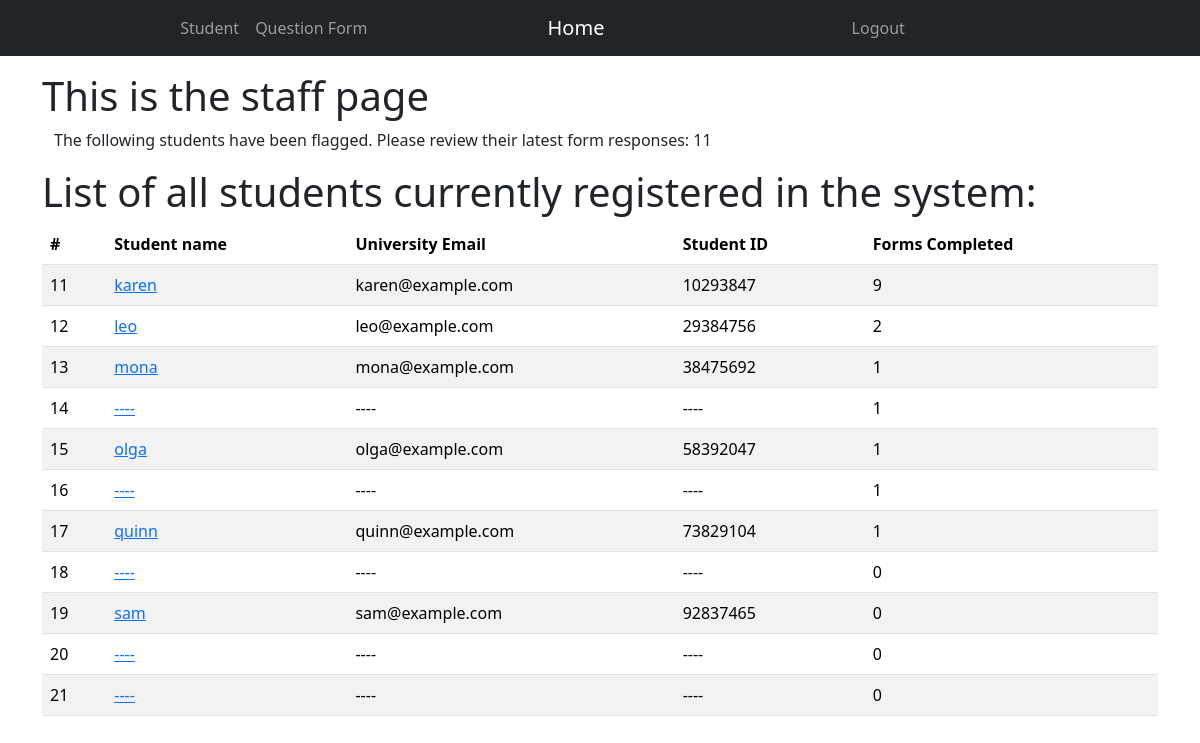
/staff/view_students (signed in), run on the app's committed database.
### app/models.py (models this page shows, shortened)
@dataclass
class User(UserMixin, db.Model):
    __tablename__ = 'users'
    uid: so.Mapped[int] = so.mapped_column(primary_key=True)
    name: so.Mapped[str] = so.mapped_column(sa.String(32), index=True)
    username: so.Mapped[str] = so.mapped_column(sa.String(32), index=True)
    university_email: so.Mapped[str] = so.mapped_column(sa.String(120), index=True, unique=True)
    password_hash: so.Mapped[Optional[str]] = so.mapped_column(sa.String(256))
    role: so.Mapped[str] = so.mapped_column(sa.String(10), default="Student")
    __mapper_args__ = {
        "polymorphic_identity": "user",
        "polymorphic_on": role,
    }

class Admin(User):
    __mapper_args__ = {
        "polymorphic_identity": "Admin"
    }

class Student(User):
    __tablename__ = "students"
    uid: so.Mapped[int] = so.mapped_column(ForeignKey("users.uid"), primary_key=True)
    student_id: so.Mapped[int] = so.mapped_column(index=True)
    flagged: so.Mapped[bool] = so.mapped_column(sa.Boolean(), default=False)
    anonymous: so.Mapped[bool] = so.mapped_column(sa.Boolean(), default=True)
    forms_completed: so.Mapped[int] = so.mapped_column(default=0)
    best_category: so.Mapped[Optional[str]] = so.mapped_column(default=None)
    worst_category: so.Mapped[Optional[str]] = so.mapped_column(default=None)
    answers: so.Mapped[list["Answer"]] = relationship(back_populates="student", cascade="all, delete-orphan")
    __mapper_args__ = {
        "polymorphic_identity": "Student"
    }
    def display_attributes(self):
        return {
            "uid": self.uid,
            "name": "----",
            "username": "----",
            "role": self.role,
            "university_email": "----",
            "student_id": "----",
            "forms_completed": self.forms_completed,
            "anonymous": self.anonymous,
            "flagged": self.flagged,
            "best_category": self.best_category,
            "worst_category": self.worst_category,
        }

### app/views.py (the view)
@app.route("/staff/view_students", methods=["GET", "POST"])
@login_required
def view_students():
    form=ChooseForm()
    q = db.select(Student)
    students = db.session.scalars(q)
    anonymity_applied_students = apply_anonymity(students)
    students_attrs = [s.display_attributes() for s in anonymity_applied_students]
    flagged_students = []
    for student in students_attrs:
        if student["flagged"]:
            flagged_students.append(student)
    return render_template('view_students.html', title="View all students", flagged_students=flagged_students, students_attrs=students_attrs, form=form)

### app/models.py (called while the page is built)
@login.user_loader
def load_user(id):
    return db.session.get(User, int(id))

    def display_attributes(self):
        return {
            "uid": self.student.uid,
            "name": self.student.name,
            "username": self.student.username,
            "role": self.student.role,
            "university_email": self.student.university_email,
            "student_id": self.student.student_id,
            "forms_completed": self.student.forms_completed,
            "anonymous": self.student.anonymous,
            "flagged": self.student.flagged,
            "best_category": self.student.best_category,
            "worst_category": self.student.worst_category,
        }

### app/views.py (called while the page is built)
def apply_anonymity(students):
    new_students = []
    for stu in students:
        if not stu.anonymous:
            stu = VisibleStudent(stu)
        new_students.append(stu)
    return new_students

### app/templates/view_students.html
{% extends "base.html" %}
{% block content %}
<h1>This is the staff page</h1>
{% if flagged_students %}
    <div class="container">
        <p>The following students have been flagged. Please review their latest form responses:
        {% for stu in flagged_students %}
            {{ stu["uid"] }}
        {% endfor %}
        </p>
    </div>
{% endif %}
<h1>List of all students currently registered in the system: </h1>
<table class="table table-striped">
    <thead>
        <tr>
            <th scope="col">#</th>
            <th scope="col">Student name</th>
            <th scope="col">University Email</th>
            <th scope="col">Student ID</th>
            <th scope="col">Forms Completed</th>
        </tr>
    </thead>
    <tbody>
        {% for student_attr in students_attrs %}
        <tr>
            <td>{{ student_attr["uid"] }}</td>
            <td class="text-start text-nowrap">
                <a href="{{ url_for('view_student', id=student_attr['uid']) }}">{{ student_attr["name"] }}</a>
            </td>
                <td>{{ student_attr["university_email"] }}</td>
                <td>{{ student_attr["student_id"] }}</td>
                <td>{{ student_attr["forms_completed"] }}</td>
        </tr>
        {% endfor %}
    </tbody>
</table>
{% endblock %}

### app/templates/base.html (shortened to what this page needs)
<!doctype html>
<html lang="en">
<head>
    <link
            href="https://cdn.jsdelivr.net/npm/bootstrap@5.3.3/dist/css/bootstrap.min.css"
            rel="stylesheet"
>
    <link rel="stylesheet" href="https://cdn.jsdelivr.net/npm/bootstrap-icons@1.11.3/font/bootstrap-icons.min.css">
</head>
<body>
<nav class="navbar navbar-expand-md navbar-dark bg-dark">
    <div class="navbar-collapse collapse w-100 order-1 order-md-0 dual-collapse2 justify-content-center">
        <ul class="navbar-nav mr-auto">
            {% if current_user.is_authenticated and current_user.role == "Admin" %}
            <li class="nav-item">
                <a class="nav-link" aria-current="page" href="{{ url_for('admin') }}">Admin</a>
            </li>
            {% elif current_user.is_authenticated and current_user.role == "Staff" %}
            <li class="nav-item">
                <a class="nav-link" aria-current="page" href="{{ url_for('staff') }}">Staff</a>
            </li>
            {% elif current_user.is_authenticated and current_user.role == "Student" %}
            <li class="nav-item">
                <a class="nav-link" aria-current="page" href="{{ url_for('student') }}">Student</a>
            </li>
            <li class="nav-item">
                <a class="nav-link" aria-current="page" href="{{ url_for('question_form') }}">Question Form</a>
            </li>
            {% endif %}
        </ul>
    </div>
    <div class="mx-auto order-0 justify-content-center">
        <a class="navbar-brand mx-auto" href="{{ url_for('home') }}">Home</a>
    </div>
    <div class="navbar-collapse collapse w-100 order-3 dual-collapse2 justify-content-center me-5">
        {% if current_user.is_authenticated %}
        <ul class="navbar-nav ml-auto">
            <li class="nav-item">
                <a class="nav-link" href="{{ url_for('logout') }}">Logout</a>
            </li>
        </ul>
        {% endif %}
    </div>
</nav>
<div class="container">
    {% block content %}{% endblock content %}
</div>
</body>
</html>

### data on the page
Admin: name "karen", university_email "karen@example.com"
Student: student_id "10293847"
Student: uid "12", name "leo", university_email "leo@example.com", student_id "29384756", forms_completed "2"
Student: uid "13", name "mona", university_email "mona@example.com", student_id "38475692", forms_completed "1"
Student: uid "14", name "----", university_email "----", student_id "----", forms_completed "1"
Student: uid "15", name "olga", university_email "olga@example.com", student_id "58392047", forms_completed "1"
Student: uid "16", name "----", university_email "----", student_id "----", forms_completed "1"
Student: uid "17", name "quinn", university_email "quinn@example.com", student_id "73829104", forms_completed "1"
Student: uid "18", name "----", university_email "----", student_id "----", forms_completed "0"
Student: uid "19", name "sam", university_email "sam@example.com", student_id "92837465", forms_completed "0"
Student: uid "20", name "----", university_email "----", student_id "----", forms_completed "0"
Student: uid "21", name "----", university_email "----", student_id "----", forms_completed "0"

### other printed values
{{ stu["uid"] }} "11"
{{ student_attr["uid"] }} "11"
{{ student_attr["forms_completed"] }} "9"
